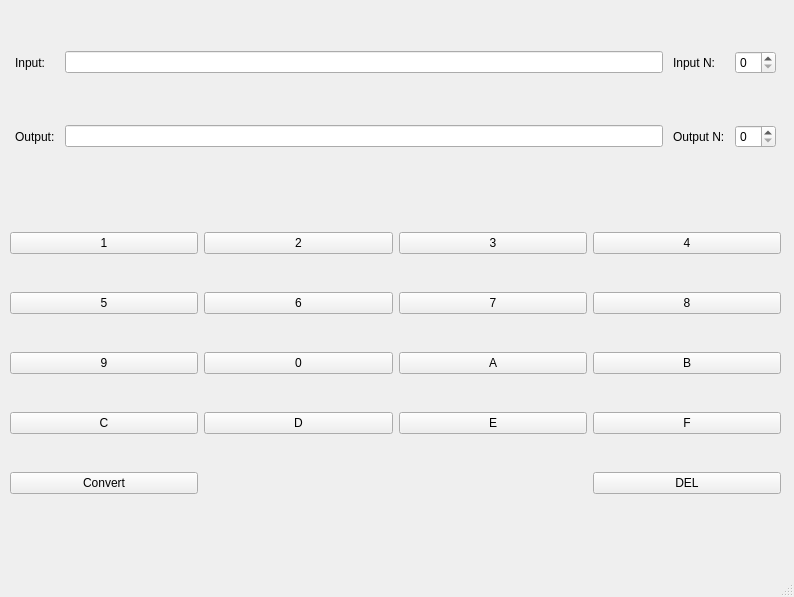
<?xml version="1.0" encoding="UTF-8"?>
<ui version="4.0">
 <class>MainWindow</class>
 <widget class="QMainWindow" name="MainWindow">
  <property name="geometry">
   <rect>
    <x>0</x>
    <y>0</y>
    <width>794</width>
    <height>597</height>
   </rect>
  </property>
  <property name="windowTitle">
   <string>MainWindow</string>
  </property>
  <widget class="QWidget" name="centralwidget">
   <widget class="QWidget" name="gridLayoutWidget">
    <property name="geometry">
     <rect>
      <x>10</x>
      <y>200</y>
      <width>771</width>
      <height>331</height>
     </rect>
    </property>
    <layout class="QGridLayout" name="gridLayout">
     <item row="4" column="3">
      <widget class="QPushButton" name="button_DEL">
       <property name="text">
        <string>DEL</string>
       </property>
      </widget>
     </item>
     <item row="0" column="0">
      <widget class="QPushButton" name="button_1">
       <property name="enabled">
        <bool>true</bool>
       </property>
       <property name="sizePolicy">
        <sizepolicy hsizetype="Minimum" vsizetype="Minimum">
         <horstretch>0</horstretch>
         <verstretch>0</verstretch>
        </sizepolicy>
       </property>
       <property name="text">
        <string>1</string>
       </property>
       <property name="checkable">
        <bool>false</bool>
       </property>
       <property name="flat">
        <bool>false</bool>
       </property>
      </widget>
     </item>
     <item row="0" column="1">
      <widget class="QPushButton" name="button_2">
       <property name="text">
        <string>2</string>
       </property>
      </widget>
     </item>
     <item row="3" column="1">
      <widget class="QPushButton" name="button_D">
       <property name="text">
        <string>D</string>
       </property>
      </widget>
     </item>
     <item row="1" column="3">
      <widget class="QPushButton" name="button_8">
       <property name="text">
        <string>8</string>
       </property>
      </widget>
     </item>
     <item row="2" column="0">
      <widget class="QPushButton" name="button_9">
       <property name="text">
        <string>9</string>
       </property>
      </widget>
     </item>
     <item row="2" column="2">
      <widget class="QPushButton" name="button_A">
       <property name="text">
        <string>A</string>
       </property>
      </widget>
     </item>
     <item row="1" column="2">
      <widget class="QPushButton" name="button_7">
       <property name="text">
        <string>7</string>
       </property>
      </widget>
     </item>
     <item row="2" column="3">
      <widget class="QPushButton" name="button_B">
       <property name="text">
        <string>B</string>
       </property>
      </widget>
     </item>
     <item row="3" column="3">
      <widget class="QPushButton" name="button_F">
       <property name="text">
        <string>F</string>
       </property>
      </widget>
     </item>
     <item row="1" column="0">
      <widget class="QPushButton" name="button_5">
       <property name="text">
        <string>5</string>
       </property>
      </widget>
     </item>
     <item row="0" column="2">
      <widget class="QPushButton" name="button_3">
       <property name="text">
        <string>3</string>
       </property>
      </widget>
     </item>
     <item row="2" column="1">
      <widget class="QPushButton" name="button_0">
       <property name="text">
        <string>0</string>
       </property>
      </widget>
     </item>
     <item row="3" column="2">
      <widget class="QPushButton" name="button_E">
       <property name="text">
        <string>E</string>
       </property>
      </widget>
     </item>
     <item row="3" column="0">
      <widget class="QPushButton" name="button_C">
       <property name="text">
        <string>C</string>
       </property>
      </widget>
     </item>
     <item row="1" column="1">
      <widget class="QPushButton" name="button_6">
       <property name="text">
        <string>6</string>
       </property>
      </widget>
     </item>
     <item row="0" column="3">
      <widget class="QPushButton" name="button_4">
       <property name="text">
        <string>4</string>
       </property>
      </widget>
     </item>
     <item row="4" column="0">
      <widget class="QPushButton" name="pushButton">
       <property name="text">
        <string>Convert</string>
       </property>
      </widget>
     </item>
    </layout>
   </widget>
   <widget class="QWidget" name="gridLayoutWidget_2">
    <property name="geometry">
     <rect>
      <x>10</x>
      <y>10</y>
      <width>771</width>
      <height>181</height>
     </rect>
    </property>
    <layout class="QGridLayout" name="gridLayout_2">
     <property name="sizeConstraint">
      <enum>QLayout::SetMinimumSize</enum>
     </property>
     <property name="leftMargin">
      <number>5</number>
     </property>
     <property name="rightMargin">
      <number>5</number>
     </property>
     <property name="spacing">
      <number>10</number>
     </property>
     <item row="1" column="3">
      <widget class="QSpinBox" name="outputN">
       <property name="maximum">
        <number>16</number>
       </property>
      </widget>
     </item>
     <item row="0" column="0">
      <widget class="QLabel" name="inputLabel">
       <property name="text">
        <string>Input:</string>
       </property>
      </widget>
     </item>
     <item row="0" column="2">
      <widget class="QLabel" name="inputNLabel">
       <property name="text">
        <string>Input N:</string>
       </property>
      </widget>
     </item>
     <item row="1" column="1">
      <widget class="QLineEdit" name="outputLine">
       <property name="frame">
        <bool>true</bool>
       </property>
      </widget>
     </item>
     <item row="1" column="0">
      <widget class="QLabel" name="outputLabel">
       <property name="text">
        <string>Output:</string>
       </property>
      </widget>
     </item>
     <item row="0" column="1">
      <widget class="QLineEdit" name="inputLine"/>
     </item>
     <item row="1" column="2">
      <widget class="QLabel" name="outputNLabel">
       <property name="text">
        <string>Output N:</string>
       </property>
      </widget>
     </item>
     <item row="0" column="3">
      <widget class="QSpinBox" name="inputN">
       <property name="maximum">
        <number>16</number>
       </property>
      </widget>
     </item>
    </layout>
   </widget>
  </widget>
  <widget class="QMenuBar" name="menubar">
   <property name="geometry">
    <rect>
     <x>0</x>
     <y>0</y>
     <width>794</width>
     <height>26</height>
    </rect>
   </property>
  </widget>
  <widget class="QStatusBar" name="statusbar"/>
 </widget>
 <resources/>
 <connections/>
</ui>
